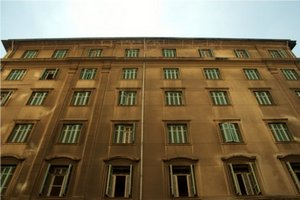
#> input picture images/hough_lines.jpg, 300 x 200 px
$ python 7_hough_lines.py
#> lines starting #> are read from the running program, lines starting #| are printed output that depends on the picture; after the words box and inside, x2 and y2 are one past the last pixel; in counts of white or black regions, pixels touching at a corner belong together
import cv2
import numpy as np

img = cv2.imread('../images/hough_lines.jpg')
#> img is the input picture: shape (200, 300, 3); mean B, G, R 79.4, 107.6, 124.2
gray = cv2.cvtColor(img, cv2.COLOR_BGR2GRAY)
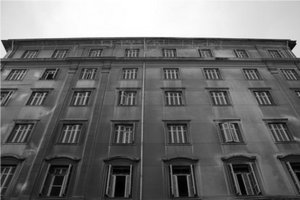
#> gray: shape (200, 300); min 0, max 255, mean 109.4
edges = cv2.Canny(gray, 50, 120)
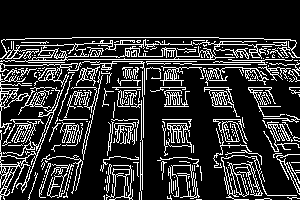
#> edges: shape (200, 300); 18.4% white in thin lines or dots, all inside (x1, y1, x2, y2) = (0, 37, 300, 200)
# cdst = img.copy()
cdstP = img.copy()

blue = (255, 0, 0)
green = (0, 255, 0)
threshold=20
minLineLength = 30
maxLineGap = 5

# [12 lines of commented-out code are left out]

lines = cv2.HoughLinesP(edges,
                        rho=1,
                        theta=np.pi/180.0,
                        threshold=threshold,
                        minLineLength=minLineLength,
                        maxLineGap=maxLineGap)
#> lines = 85 rows, first 6: [61, 59, 214, 59], [201, 78, 285, 39], [192, 64, 245, 64], [113, 56, 176, 55], [5, 51, 97, 94], [43, 64, 81, 64]
for line in lines:
    x1, y1, x2, y2 = line[0]
    cv2.line(cdstP, (x1, y1), (x2, y2), green, 2)
#> this loop made 85 passes
#> (x1, y1, x2, y2) on passes 1 to 12: (61, 59, 214, 59), (201, 78, 285, 39), (192, 64, 245, 64), (113, 56, 176, 55), (5, 51, 97, 94), (43, 64, 81, 64), (112, 61, 155, 61), (110, 125, 143, 127), (112, 44, 273, 44), (163, 67, 201, 67), (232, 60, 284, 59), (266, 69, 299, 70)
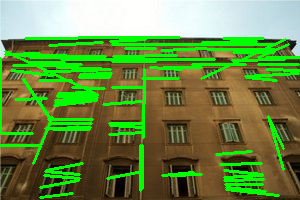
#> cdstP: shape (200, 300, 3); 17.58% of pixels changed, all inside (x1, y1, x2, y2) = (0, 36, 300, 199)

cv2.imshow("gray", gray)
cv2.imshow("edges", edges)
# cv2.imshow("cdst", cdst)
cv2.imshow("cdstP", cdstP)
cv2.waitKey()
cv2.destroyAllWindows()

$ run again, with images/people.jpg copied over images/hough_lines.jpg
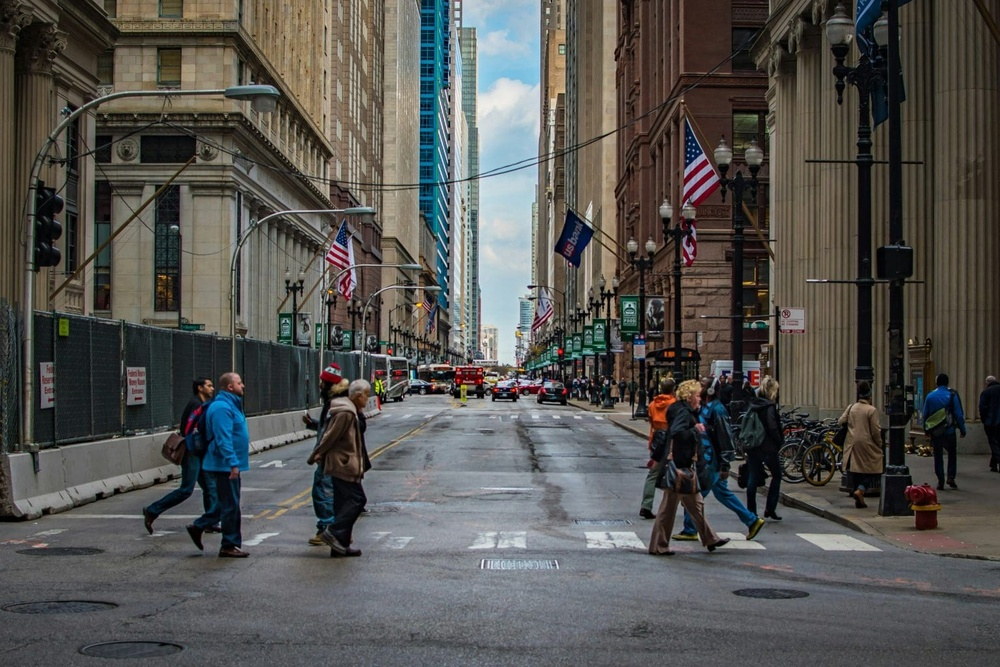
#> input picture images/people.jpg, 1000 x 667 px, shrunk from 1536 x 1024 before the run
#> img is the input picture: shape (667, 1000, 3); mean B, G, R 80.2, 83.4, 84.5
#> `edges = cv2.Canny(gray, 50, 120)`:
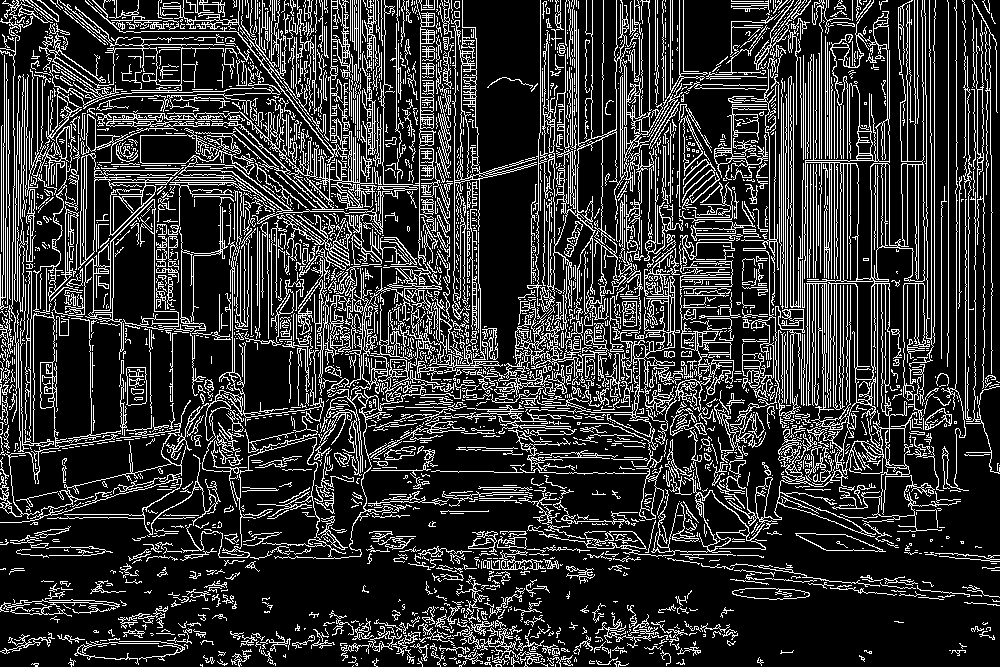
#> edges: shape (667, 1000); 20.2% white in thin lines or dots
#> lines = 1342 rows, first 6: [116, 148, 158, 170], [527, 357, 615, 414], [337, 309, 380, 313], [731, 243, 793, 215], [239, 111, 339, 211], [558, 313, 673, 282]
#> the loop `for line in lines:` made 1342 passes
#> after the loop `for line in lines:`:
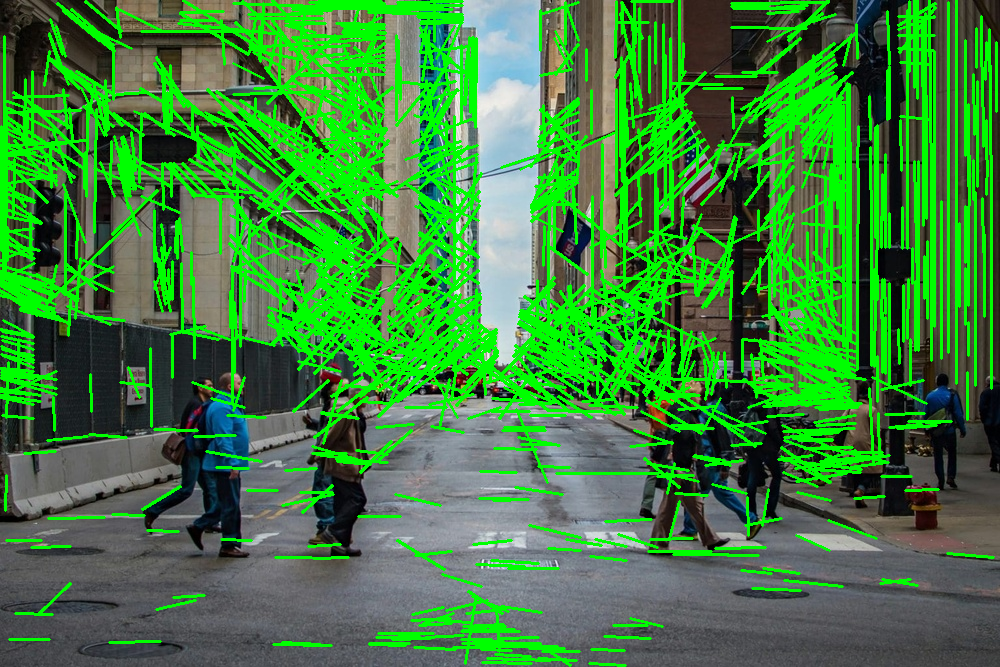
#> cdstP: shape (667, 1000, 3); mean B, G, R 61.1, 130.2, 62.4
